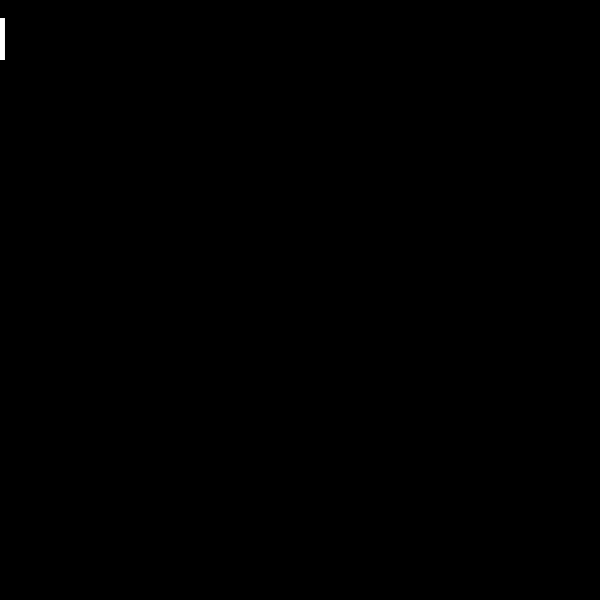
Frame 1 (no input)
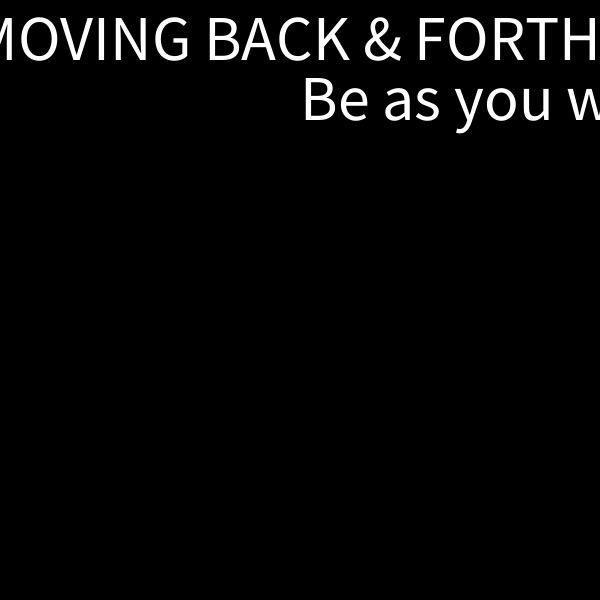
Frame 60 (the mouse pressed at the canvas centre just before this capture)
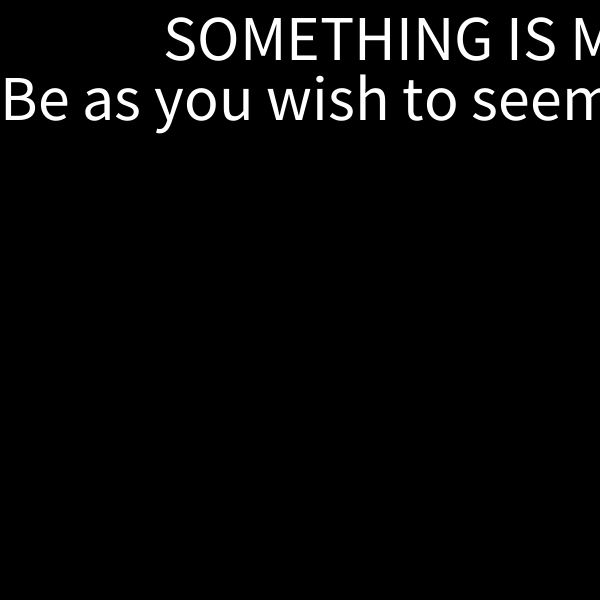
Frame 120 (the mouse held since frame 60 and released just before this capture)

The Processing sketch that drew these frames (run headless with seeded random() and noise(); from frame 60 on, the mouse is pressed at the canvas centre):

// Processing sketch: week8_1_movement_2
// ── week8_1_movement_2.pde
float x;
float y;
float speed = 10;
int direction = 1;

float x2;
float y2;
float speed2 = 5;
int direction2 = -1;

String str = "SOMETHING IS MOVING BACK & FORTH";
String str2 = "Be as you wish to seem";

float red = 255;
float green = 255;
float blue = 255;

void setup() {
  size(600, 600);
  textSize(64);
  y = 60;
  x = -textWidth(str);
  
  // Second string parameters
  y2 = y * 2;
  x2 = width;
  
  //println("starting pos x: " + x);
}
void draw() {
  background(0);
  
  x = x + (speed * direction);
  x2 = x2 + (speed2 * direction2);
  
  // Condition for the first string: str
  if(x > width) {
    x = -textWidth(str);
  }
  
  fill(255);
  text(str, x, y);
  
  // Condition for the 2nd string: str2
  if(x2 > width) {
    x2 = -textWidth(str2);
    red = random(255);
    green = random(255);
    blue = random(255);
    speed = random(2,20);
    //direction2 = direction2 * -1;
  }
  
  fill(red,green,blue);
  text(str2, x2, y2);
}
